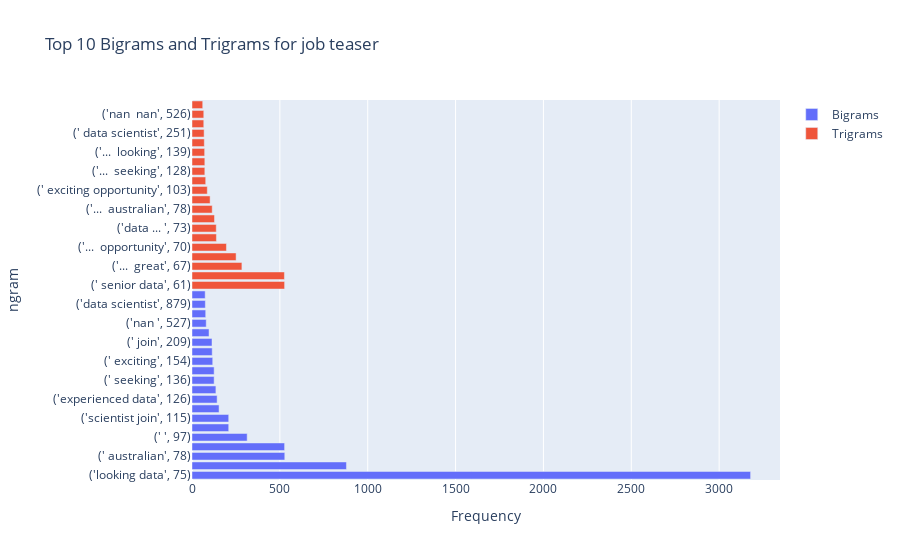

Source (notebook cell):
### Code cell
from collections import Counter
# Create frequency distribution of bigrams and trigrams
bigram_teaser_freq = Counter(bigram_teaser)
trigram_teaser_freq = Counter(trigram_teaser)

import plotly.graph_objects as go
fig = go.Figure()

# Plot bigrams
fig.add_trace(go.Bar(
    x=list(dict(bigram_teaser_freq.most_common(20)).values()),
    y=list(map(str, bigram_teaser_freq.most_common(20)))[::-1],
    orientation='h',
    name='Bigrams'
))
# Plot trigrams
fig.add_trace(go.Bar(
    x=list(dict(trigram_teaser_freq.most_common(20)).values()),
    y=list(map(str, trigram_teaser_freq.most_common(20)))[::-1],
    orientation='h',
    name='Trigrams'
))

# Update layout and show plot
fig.update_layout(
    title='Top 10 Bigrams and Trigrams for job teaser',
    xaxis_title='Frequency',
    yaxis_title='ngram'
)

fig.show()

### Figure 1 — Plotly figure (JSON) as saved in the notebook; plotly's stock layout.template omitted (floating-point values rounded to 4 significant figures)
{"data": [{"name": "Bigrams", "orientation": "h", "type": "bar", "x": [3179, 879, 528, 527, 314, 209, 209, 154, 143, 136, 126, 126, 118, 115, 114, 97, 81, 78, 76, 75], "y": ["('looking data', 75)", "(' great', 76)", "(' australian', 78)", "(' work', 81)", "(' ', 97)", "('exciting opportunity', 114)", "('scientist join', 115)", "('senior data', 118)", "('experienced data', 126)", "('data analytics', 126)", "(' seeking', 136)", "(' looking', 143)", "(' exciting', 154)", "('data science', 209)", "(' join', 209)", "(' data', 314)", "('nan ', 527)", "(' nan', 528)", "('data scientist', 879)", "('... ', 3179)"]}, {"name": "Trigrams", "orientation": "h", "type": "bar", "x": [527, 526, 284, 251, 196, 139, 138, 128, 115, 103, 87, 78, 73, 73, 72, 70, 69, 67, 67, 61], "y": ["(' senior data', 61)", "(' great opportunity', 67)", "('...  great', 67)", "('...  senior', 69)", "('...  opportunity', 70)", "('experienced data scientist', 72)", "('data ... ', 73)", "('...  work', 73)", "('...  australian', 78)", "('senior data scientist', 87)", "(' exciting opportunity', 103)", "('data scientist join', 115)", "('...  seeking', 128)", "('...  exciting', 138)", "('...  looking', 139)", "('...  join', 196)", "(' data scientist', 251)", "('...  data', 284)", "('nan  nan', 526)", "(' nan ', 527)"]}], "layout": {"title": {"text": "Top 10 Bigrams and Trigrams for job teaser"}, "xaxis": {"title": {"text": "Frequency"}}, "yaxis": {"title": {"text": "ngram"}}}}
